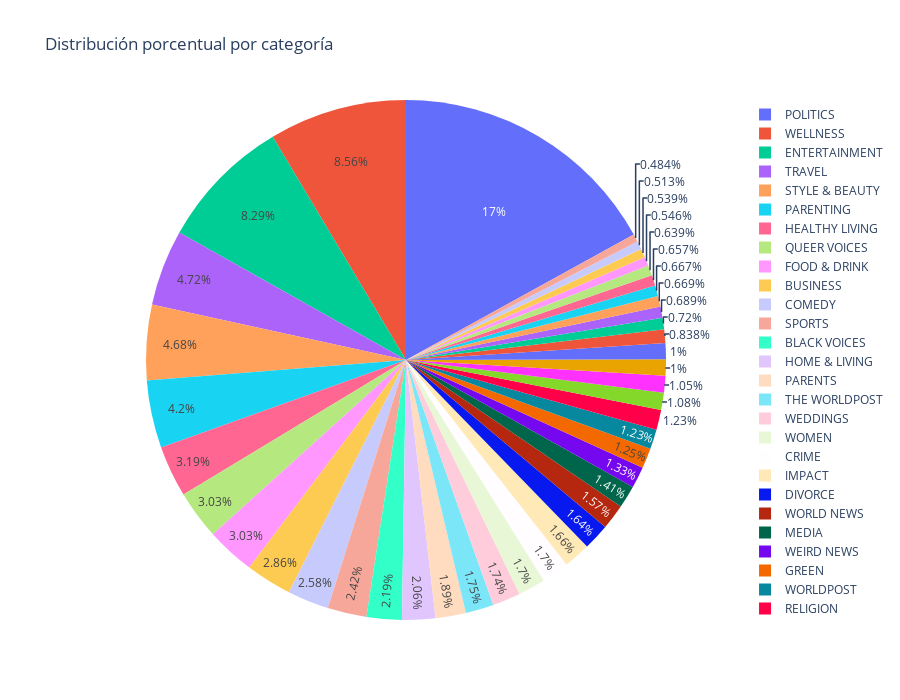

Write notebook code for a chart like this one.
### Code cell
import plotly.express as px

fig = px.pie(
    category_counts,
    names="category",
    values="count",  # También puedes usar "percentage"
    title="Distribución porcentual por categoría",
    hover_data=["percentage"],
    labels={"category": "Categoría", "count": "Muestras"},
)
#fig.update_traces(textinfo="percent+label")  # Mostrar porcentaje y etiqueta
fig.update_layout(height=700)
fig.show()

### Figure 1 — Plotly figure (JSON) as saved in the notebook; plotly's stock layout.template omitted (floating-point values rounded to 4 significant figures)
{"data": [{"customdata": [[16.99], [8.56], [8.29], [4.72], [4.68], [4.2], [3.19], [3.03], [3.03], [2.86], [2.58], [2.42], [2.19], [2.06], [1.89], [1.75], [1.74], [1.7], [1.7], [1.66], [1.64], [1.57], [1.41], [1.33], [1.25], [1.23], [1.23], [1.08], [1.05], [1.0], [1.0], [0.84], [0.72], [0.69], [0.67], [0.67], [0.66], [0.64], [0.55], [0.54], [0.51], [0.48]], "domain": {"x": [0, 1], "y": [0, 1]}, "hovertemplate": "Categoría=%{label}<br>Muestras=%{value}<br>percentage=%{customdata[0]}<extra></extra>", "labels": ["POLITICS", "WELLNESS", "ENTERTAINMENT", "TRAVEL", "STYLE & BEAUTY", "PARENTING", "HEALTHY LIVING", "QUEER VOICES", "FOOD & DRINK", "BUSINESS", "COMEDY", "SPORTS", "BLACK VOICES", "HOME & LIVING", "PARENTS", "THE WORLDPOST", "WEDDINGS", "WOMEN", "CRIME", "IMPACT", "DIVORCE", "WORLD NEWS", "MEDIA", "WEIRD NEWS", "GREEN", "WORLDPOST", "RELIGION", "STYLE", "SCIENCE", "TECH", "TASTE", "MONEY", "ARTS", "ENVIRONMENT", "FIFTY", "GOOD NEWS", "U.S. NEWS", "ARTS & CULTURE", "COLLEGE", "LATINO VOICES", "CULTURE & ARTS", "EDUCATION"], "legendgroup": "", "name": "", "showlegend": true, "type": "pie", "values": [35602, 17945, 17362, 9900, 9814, 8791, 6694, 6347, 6340, 5992, 5400, 5077, 4583, 4320, 3955, 3664, 3653, 3572, 3562, 3484, 3426, 3299, 2944, 2777, 2622, 2579, 2577, 2254, 2206, 2104, 2096, 1756, 1509, 1444, 1401, 1398, 1377, 1339, 1144, 1130, 1074, 1014]}], "layout": {"height": 700, "legend": {"tracegroupgap": 0}, "title": {"text": "Distribución porcentual por categoría"}}}
